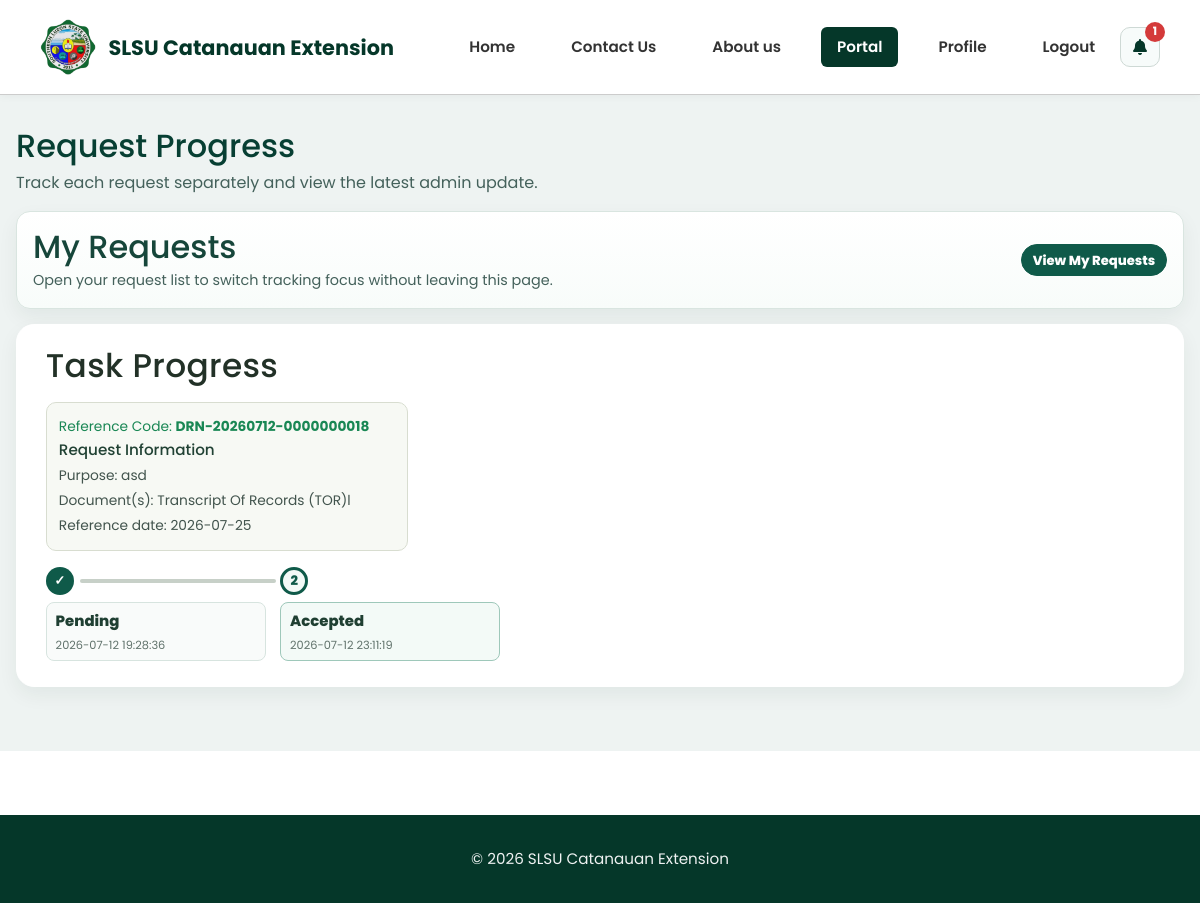
Screenshot of /student/progress (signed in) with the database file from the repository.
### models.py (models this page shows)
class AppointmentBooking(db.Model):
    __tablename__ = 'appointment_bookings'
    id = db.Column(db.Integer, primary_key=True)
    reference_code = db.Column(db.String(32), nullable=True, unique=True)
    slot_id = db.Column(db.Integer, db.ForeignKey('appointment_slots.id', ondelete='CASCADE'), nullable=False)
    student_user_id = db.Column(db.Integer, db.ForeignKey('users.id', ondelete='RESTRICT'), nullable=False)
    purpose = db.Column(db.Text, nullable=True)
    status = db.Column(db.String(50), nullable=False, default='booked')
    ctc_mode = db.Column(db.String(20), nullable=False, default='none')
    ctc_external_label = db.Column(db.String(255), nullable=True)
    claim_date = db.Column(db.String(10), nullable=True)
    claim_requirements = db.Column(db.Text, nullable=True)
    progress_note = db.Column(db.Text, nullable=True)
    rejection_message = db.Column(db.Text, nullable=True)
    booked_at = db.Column(db.DateTime, nullable=False, default=datetime.utcnow)

class AppointmentBookingProgressEvent(db.Model):
    __tablename__ = 'appointment_booking_progress_events'
    id = db.Column(db.Integer, primary_key=True)
    booking_id = db.Column(db.Integer, db.ForeignKey('appointment_bookings.id', ondelete='CASCADE'), nullable=False)
    status = db.Column(db.String(50), nullable=False)
    progress_note = db.Column(db.Text, nullable=True)
    changed_by_user_id = db.Column(db.Integer, db.ForeignKey('users.id', ondelete='SET NULL'), nullable=True)
    changed_at = db.Column(db.DateTime, nullable=False, default=datetime.utcnow)

### app.py (the view, shortened to what this page needs)
@app.route('/student/progress')
@login_required
@role_required('student')
def student_progress():
    student_bookings = get_student_appointment_bookings(int(g.current_user['id']))
    student_bookings = _attach_progress_tracker(student_bookings)
    if not student_bookings:
        flash('No request found to track yet. Please submit a request first.', 'info')
        return redirect(url_for('student_dashboard'))
    selected_booking_id_raw = (request.args.get('track_booking_id') or '').strip()
    selected_reference_raw = (request.args.get('track_ref') or '').strip().lower()
    tracked_booking = student_bookings[0]
    tracked_booking_id = int(tracked_booking['id'])
    if selected_booking_id_raw.isdigit():
        selected_booking_id = int(selected_booking_id_raw)
        matched = next((row for row in student_bookings if int(row.get('id') or 0) == selected_booking_id), None)
        if matched:
            tracked_booking = matched
            tracked_booking_id = selected_booking_id
    admin_update_message = (tracked_booking.get('progress_note') or '').strip()
    if not admin_update_message:
        status_text = str(tracked_booking.get('status') or 'pending').replace('_', ' ').title()
        admin_update_message = f'Current status: {status_text}'
    progress_events = get_booking_progress_events(int(tracked_booking['id']))
    return render_template(
        'student_portal/progress.html',
        student_bookings=student_bookings,
        tracked_booking=tracked_booking,
        tracked_booking_id=tracked_booking_id,
        admin_update_message=admin_update_message,
        progress_events=progress_events,
        tracker_visual_steps=TRACKER_VISUAL_STEPS,
    )

### app.py (called while the page is built)
def _normalize_request_status(raw_status: str) -> str:
    status = (raw_status or '').strip().lower()
    status_map = {
        'booked': 'pending',
        'approved': 'accepted',
    }
    return status_map.get(status, status)

@app.before_request
def _load_user():
    load_current_user()

@app.context_processor
def inject_current_user():
    return {'current_user': getattr(g, 'current_user', None)}

@app.after_request
def add_security_headers(response):
    response.headers['Cache-Control'] = 'no-store, no-cache, must-revalidate, max-age=0'
    response.headers['Pragma'] = 'no-cache'
    response.headers['Expires'] = '0'
    response.headers['X-Content-Type-Options'] = 'nosniff'
    return response

### auth_utils.py (called while the page is built)
def load_current_user() -> None:
    user_id = session.get('user_id')
    if not user_id:
        g.current_user = None
        return
    user = get_user_by_id(int(user_id))
    if not user:
        session.clear()
        g.current_user = None
        return
    g.current_user = user

def login_required(view: Callable):
    @wraps(view)
    def wrapped_view(*args, **kwargs):
        if not getattr(g, 'current_user', None):
            flash('Please sign in first.', 'warning')
            return redirect(url_for('login'))
        return view(*args, **kwargs)
    return wrapped_view

def role_required(*required_roles: str):
    def decorator(view: Callable):
        @wraps(view)
        def wrapped_view(*args, **kwargs):
            current_user = getattr(g, 'current_user', None)
            if not current_user:
                flash('Please sign in first.', 'warning')
                return redirect(url_for('login'))
            user_roles = set(current_user.get('roles', []))
            if not any(role in user_roles for role in required_roles):
                flash('You do not have access to this page.', 'danger')
                return redirect(url_for('index'))
            return view(*args, **kwargs)
        return wrapped_view
    return decorator

### repositories.py (called while the page is built)
def _dt_to_str(value: Any) -> Any:
    if isinstance(value, datetime):
        local_value = value
        if local_value.tzinfo is None:
            local_value = local_value.replace(tzinfo=ZoneInfo('UTC'))
        return local_value.astimezone(PHILIPPINE_TZ).strftime('%Y-%m-%d %H:%M:%S')
    return value

### templates/student_portal/progress.html (shortened to what this page needs)
{% extends "public/base.html" %}
{% block content %}
<section class="student-dashboard-wrap">
    <div class="student-dashboard-head">
        <h1>Request Progress</h1>
        <p>Track each request separately and view the latest admin update.</p>
    </div>
    <div class="student-doc-card student-progress-toolbar">
        <div>
            <h2>My Requests</h2>
            <p class="student-slot-note">Open your request list to switch tracking focus without leaving this page.</p>
        </div>
        <button type="button" class="student-track-btn is-active" id="openStudentRequestsModal">View My Requests</button>
    </div>
    {% set latest = tracked_booking %}
    <div class="student-doc-card student-progress-card">
        <div class="student-progress-top">
            <h2>Task Progress</h2>
             <div class="student-tracker-info-grid">
                <div class="student-tracker-info-card">
                    <p class="student-progress-subtext text-success">Reference Code: <strong>{{ latest.reference_code or 'N/A' }}</strong></p>
                    <h4>Request Information</h4>
                    <p>Purpose: {{ latest.purpose or 'N/A' }}</p>
                    <p>Document(s): {{ latest.document_names or 'N/A' }}</p>
                    <p>Reference date: {{ latest.slot_date }}</p>
                </div>
            </div>
            <div class="student-timeline student-timeline-compact student-timeline-horizontal" role="list" aria-label="Request progress history">
                {% for event in progress_events %}
                {% set is_claimed = (event.status or '')|lower == 'claimed' %}
                <div class="student-timeline-item{% if loop.last %} is-current{% endif %}{% if is_claimed %} is-claimed{% endif %}" role="listitem">
                    <span class="student-timeline-dot{% if loop.last %} is-current{% else %} is-done{% endif %}{% if is_claimed %} is-claimed{% endif %}">
                        {% if is_claimed %}
                            &#128274;
                        {% elif loop.last %}
                            {{ loop.index }}
                        {% else %}
                            &#10003;
                        {% endif %}
                    </span>
                    <div class="student-timeline-body">
                        <p class="student-timeline-status">
                            {{ event.status|replace('_', ' ')|title }}
                        </p>
                        <p class="student-timeline-meta">{{ event.changed_at }}</p>
                    </div>
                </div>
                {% else %}
                <p class="student-progress-subtext">No progress updates yet.</p>
                {% endfor %}
            </div>
        </div>
    </div>
</section>
{% endblock %}

### rows the page displays
AppointmentBooking: reference_code "DRN-20260712-0000000018", purpose "asd"
AppointmentBookingProgressEvent: status "Pending", changed_at "2026-07-12 19:28:36"
AppointmentBookingProgressEvent: status "Accepted", changed_at "2026-07-12 23:11:19"

### other values shown
{{ latest.document_names or 'N/A' }} "Transcript Of Records (TOR)l"
{{ latest.slot_date }} "2026-07-25"
